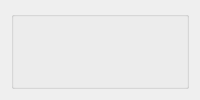
          <widget class="QWidget" name="tab">
           <attribute name="title">
            <string>Ajouter stade</string>
           </attribute>
           <layout class="QGridLayout" name="gridLayout_4">
            <item row="0" column="0">
             <widget class="QGroupBox" name="groupBox">
              <property name="styleSheet">
               <string notr="true">border-top-color: rgb(255, 255, 255);</string>
              </property>
              <property name="title">
               <string/>
              </property>
              <widget class="QLabel" name="label">
               <property name="geometry">
                <rect>
                 <x>350</x>
                 <y>280</y>
                 <width>91</width>
                 <height>31</height>
                </rect>
               </property>
               <property name="styleSheet">
                <string notr="true">background: #FAEA73;
color: #FFFFFF;
background-color: #BB0B0B; border: none;
border-radius: 10px;
icon-size: 30px;
font: 14pt &quot;Bahnschrift&quot;;
</string>
               </property>
               <property name="text">
                <string>     Id</string>
               </property>
              </widget>
              <widget class="QLabel" name="label_2">
               <property name="geometry">
                <rect>
                 <x>350</x>
                 <y>330</y>
                 <width>91</width>
                 <height>31</height>
                </rect>
               </property>
               <property name="styleSheet">
                <string notr="true">background: #FAEA73;
color: #FFFFFF;
background-color: #BB0B0B; border: none;
border-radius: 10px;
icon-size: 30px;
font: 14pt &quot;Bahnschrift&quot;;
</string>
               </property>
               <property name="text">
                <string>    Nom</string>
               </property>
              </widget>
              <widget class="QLabel" name="label_3">
               <property name="geometry">
                <rect>
                 <x>350</x>
                 <y>380</y>
                 <width>91</width>
                 <height>31</height>
                </rect>
               </property>
               <property name="styleSheet">
                <string notr="true">background: #FAEA73;
color: #FFFFFF;
background-color: #BB0B0B; border: none;
border-radius: 10px;
icon-size: 30px;
font: 14pt &quot;Bahnschrift&quot;;
</string>
               </property>
               <property name="text">
                <string> Capacite</string>
               </property>
              </widget>
              <widget class="QLabel" name="label_4">
               <property name="geometry">
                <rect>
                 <x>350</x>
                 <y>440</y>
                 <width>91</width>
                 <height>31</height>
                </rect>
               </property>
               <property name="styleSheet">
                <string notr="true">background: #FAEA73;
color: #FFFFFF;
background-color: #BB0B0B; border: none;
border-radius: 10px;
icon-size: 30px;
font: 14pt &quot;Bahnschrift&quot;;
</string>
               </property>
               <property name="text">
                <string>    Type</string>
               </property>
              </widget>
              <widget class="QLineEdit" name="lineEdit_id">
               <property name="geometry">
                <rect>
                 <x>470</x>
                 <y>280</y>
                 <width>251</width>
                 <height>40</height>
                </rect>
               </property>
               <property name="styleSheet">
                <string notr="true">border: 1px solid gray;
font: 10pt &quot;Bahnschrift&quot;;
background: #FFFFFF;
color: #000000;
background-color: #DFF2FF; border: none;
border-radius: 10px;
icon-size: 30px;
font: 14pt &quot;Bahnschrift&quot;;
</string>
               </property>
               <property name="text">
                <string/>
               </property>
              </widget>
              <widget class="QLineEdit" name="lineEdit_nom">
               <property name="geometry">
                <rect>
                 <x>470</x>
                 <y>330</y>
                 <width>250</width>
                 <height>40</height>
                </rect>
               </property>
               <property name="styleSheet">
                <string notr="true">border: 1px solid gray;
font: 10pt &quot;Bahnschrift&quot;;
background: #FFFFFF;
color: #000000;
background-color: #DFF2FF; border: none;
border-radius: 10px;
icon-size: 30px;
font: 14pt &quot;Bahnschrift&quot;;
</string>
               </property>
              </widget>
              <widget class="QLineEdit" name="lineEdit_capacite">
               <property name="geometry">
                <rect>
                 <x>470</x>
                 <y>380</y>
                 <width>250</width>
                 <height>40</height>
                </rect>
               </property>
               <property name="styleSheet">
                <string notr="true">border: 1px solid gray;
font: 10pt &quot;Bahnschrift&quot;;
background: #FFFFFF;
color: #000000;
background-color: #DFF2FF; border: none;
border-radius: 10px;
icon-size: 30px;
font: 14pt &quot;Bahnschrift&quot;;
</string>
               </property>
              </widget>
              <widget class="QPushButton" name="pb_ajouter">
               <property name="geometry">
                <rect>
                 <x>500</x>
                 <y>530</y>
                 <width>131</width>
                 <height>61</height>
                </rect>
               </property>
               <property name="styleSheet">
                <string notr="true">QPushButton {

padding: 1px;

border-style: solid;

border: 2px solid gray;

border-radius: 8px;

background-color: rgb(143, 143, 143);

border:2px solid #000;

}

QPushButton {

color: #fff !important;

text-transform: uppercase;

text-decoration: none;

background: #BB0B0B;

padding: 20px;

border-radius: 5px;

display: inline-block;

border: none;

transition: all 0.4s ease 0s;

}

QPushButton:hover {

background: #434343;

letter-spacing: 1px;

-webkit-box-shadow: 0px 5px 40px -10px rgba(0,0,0,0.57);

-moz-box-shadow: 0px 5px 40px -10px rgba(0,0,0,0.57);

box-shadow: 5px 40px -10px rgba(0,0,0,0.57);

transition: all 0.4s ease 0s;

}</string>
               </property>
               <property name="text">
                <string>  Ajouter</string>
               </property>
               <property name="icon">
                <iconset>
                 <normaloff>../../../Downloads/plus.png</normaloff>../../../Downloads/plus.png</iconset>
               </property>
               <property name="checkable">
                <bool>false</bool>
               </property>
              </widget>
              <widget class="QComboBox" name="comboBox">
               <property name="geometry">
                <rect>
                 <x>470</x>
                 <y>440</y>
                 <width>250</width>
                 <height>40</height>
                </rect>
               </property>
               <property name="styleSheet">
                <string notr="true">border: 1px solid gray;
font: 10pt &quot;Bahnschrift&quot;;
background: #FFFFFF;
color: #000000;
background-color: #DFF2FF; border: none;
border-radius: 10px;
icon-size: 30px;
font: 14pt &quot;Bahnschrift&quot;;
</string>
               </property>
               <item>
                <property name="text">
                 <string>Football</string>
                </property>
               </item>
               <item>
                <property name="text">
                 <string>Handball</string>
                </property>
               </item>
              </widget>
              <widget class="QLabel" name="label_14">
               <property name="geometry">
                <rect>
                 <x>-340</x>
                 <y>10</y>
                 <width>1391</width>
                 <height>641</height>
                </rect>
               </property>
               <property name="text">
                <string/>
               </property>
               <property name="pixmap">
                <pixmap>../../l.png</pixmap>
               </property>
              </widget>
              <widget class="QLabel" name="label_20">
               <property name="geometry">
                <rect>
                 <x>0</x>
                 <y>-10</y>
                 <width>1261</width>
                 <height>900</height>
                </rect>
               </property>
               <property name="text">
                <string/>
               </property>
               <property name="pixmap">
                <pixmap>../../../../Nouveau dossier/image/cinq-choses-que-vous-ne-saviez-pas-sur-les-jeux-olympiques.jpg</pixmap>
               </property>
               <property name="scaledContents">
                <bool>true</bool>
               </property>
              </widget>
              <zorder>label_14</zorder>
              <zorder>label_20</zorder>
              <zorder>label</zorder>
              <zorder>label_2</zorder>
              <zorder>label_3</zorder>
              <zorder>label_4</zorder>
              <zorder>lineEdit_id</zorder>
              <zorder>lineEdit_nom</zorder>
              <zorder>lineEdit_capacite</zorder>
              <zorder>pb_ajouter</zorder>
              <zorder>comboBox</zorder>
             </widget>
            </item>
           </layout>
          </widget>
